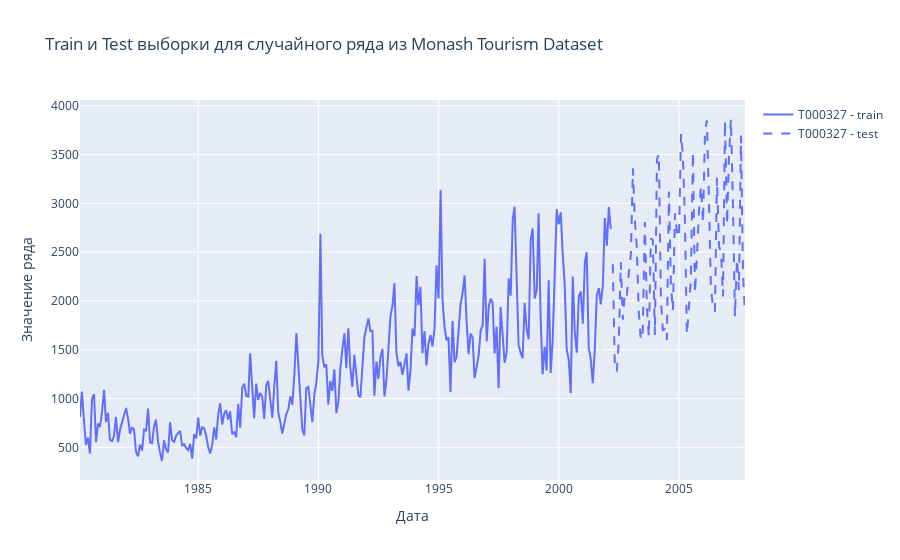

Source (notebook cell):
### Code cell
fig = go.Figure()

seed_everything()
color = px.colors.qualitative.Plotly[0]


fig.add_trace(
    go.Scatter(
        x=train_df[train_df["id"] == random_id]["timestamp"],
        y=train_df[train_df["id"] == random_id]["target"],
        name=f"{random_id} - train",
        line=dict(color=color),
    )
)
fig.add_trace(
    go.Scatter(
        x=test_df[test_df["id"] == random_id]["timestamp"],
        y=test_df[test_df["id"] == random_id]["target"],
        name=f"{random_id} - test",
        line=dict(dash="dash", color=color),
    )
)

fig.update_layout(
    title="Train и Test выборки для случайного ряда из Monash Tourism Dataset",
    xaxis_title="Дата",
    yaxis_title="Значение ряда",
)
fig.show()

### Figure 1 — Plotly figure (JSON) as saved in the notebook; plotly's stock layout.template omitted (floating-point values rounded to 4 significant figures; data arrays with more than 128 entries replaced by an {"elided": "..."} marker saying what was removed)
{"data": [{"line": {"color": "#636EFA"}, "name": "T000327 - train", "type": "scatter", "x": {"elided": "266 str values"}, "y": {"elided": "266 float values"}}, {"line": {"color": "#636EFA", "dash": "dash"}, "name": "T000327 - test", "type": "scatter", "x": ["2002-03-31", "2002-04-30", "2002-05-31", "2002-06-30", "2002-07-31", "2002-08-31", "2002-09-30", "2002-10-31", "2002-11-30", "2002-12-31", "2003-01-31", "2003-02-28", "2003-03-31", "2003-04-30", "2003-05-31", "2003-06-30", "2003-07-31", "2003-08-31", "2003-09-30", "2003-10-31", "2003-11-30", "2003-12-31", "2004-01-31", "2004-02-29", "2004-03-31", "2004-04-30", "2004-05-31", "2004-06-30", "2004-07-31", "2004-08-31", "2004-09-30", "2004-10-31", "2004-11-30", "2004-12-31", "2005-01-31", "2005-02-28", "2005-03-31", "2005-04-30", "2005-05-31", "2005-06-30", "2005-07-31", "2005-08-31", "2005-09-30", "2005-10-31", "2005-11-30", "2005-12-31", "2006-01-31", "2006-02-28", "2006-03-31", "2006-04-30", "2006-05-31", "2006-06-30", "2006-07-31", "2006-08-31", "2006-09-30", "2006-10-31", "2006-11-30", "2006-12-31", "2007-01-31", "2007-02-28", "2007-03-31", "2007-04-30", "2007-05-31", "2007-06-30", "2007-07-31", "2007-08-31", "2007-09-30"], "y": [2376.0, 1377.0, 1274.0, 1586.0, 2397.0, 1808.0, 2085.0, 2052.0, 2286.0, 2480.0, 3358.0, 2844.0, 2546.0, 1888.0, 1599.0, 1694.0, 2808.0, 1938.0, 1632.0, 2641.0, 2622.0, 1650.0, 3450.0, 3507.0, 2016.0, 1701.0, 1710.0, 1600.0, 3120.0, 2156.0, 1900.0, 2898.0, 2709.0, 2650.0, 3712.0, 3498.0, 2825.0, 1656.0, 1938.0, 2223.0, 3528.0, 2079.0, 2464.0, 2921.0, 3174.0, 2800.0, 3744.0, 3850.0, 3059.0, 2134.0, 1938.0, 1890.0, 3264.0, 2562.0, 2499.0, 2046.0, 3850.0, 2782.0, 3500.0, 3864.0, 2990.0, 1840.0, 2430.0, 2109.0, 3696.0, 2266.0, 1863.0]}], "layout": {"title": {"text": "Train и Test выборки для случайного ряда из Monash Tourism Dataset"}, "xaxis": {"title": {"text": "Дата"}}, "yaxis": {"title": {"text": "Значение ряда"}}}}
